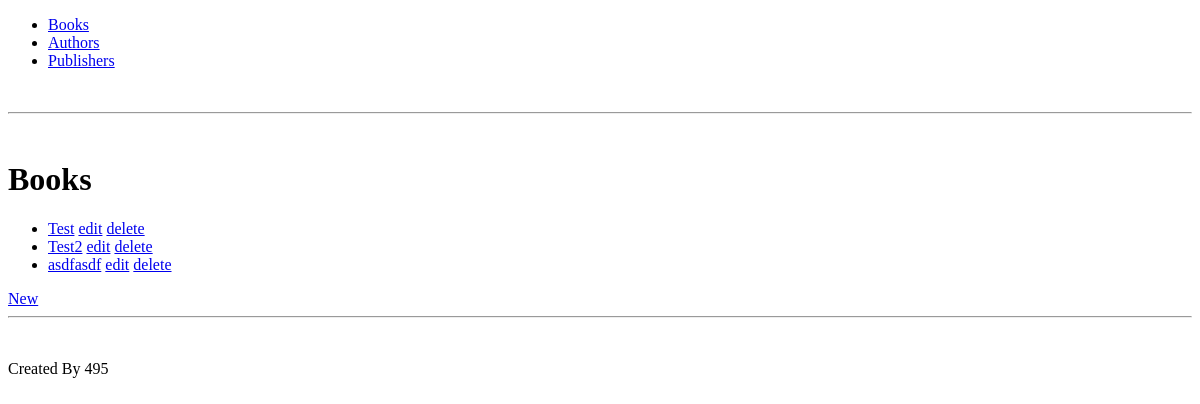
The page /books/ on the database as committed earlier.
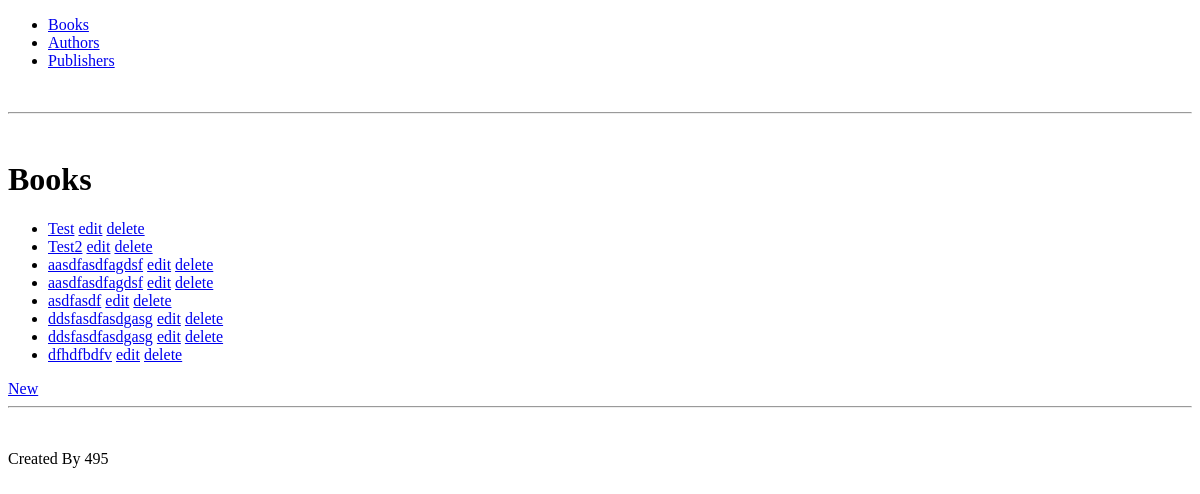
The same page on the database as committed later.
### books/models.py (models this page shows, shortened)
class Book(models.Model):
    title = models.CharField(max_length=255)
    year_published = models.IntegerField(default=timezone.now().year, validators=[validate_past_year])
    publisher = models.ForeignKey(Publisher, on_delete=models.CASCADE)
    authors = models.ManyToManyField(Author)
    class QuerySet(models.QuerySet):
        def alphabetical(self):
            return self.order_by("title")
    objects = QuerySet.as_manager()

### books/views.py (the view)
class BookList(ListView):
    model = Book()
    def get_queryset(self):
        return Book.objects.alphabetical()

### books/templates/books/book_list.html
{% extends "books_base.html" %}
{% block content %}
<h1>Books</h1>
{% if object_list %}
    <ul id="book-list">
        {% for book in object_list %}
        <li>
            <a href="{% url 'books:book_detail' book.id %}">{{ book.title }}</a>
            <a href="{% url 'books:book_edit' book.id %}">edit</a>
            <a href="{% url 'books:book_delete' book.id %}">delete</a>
        </li>
        {% endfor %}
    </ul>
{% else %}
    <p>No books are available.</p>
{% endif %}
<a href="{% url 'books:book_new' %}">New</a>
{% endblock %}

Rows that differ between the two databases and show on the page:
added Book: title "aasdfasdfagdsf"
added Book: title "aasdfasdfagdsf"
added Book: title "ddsfasdfasdgasg"
added Book: title "ddsfasdfasdgasg"
added Book: title "dfhdfbdfv"
